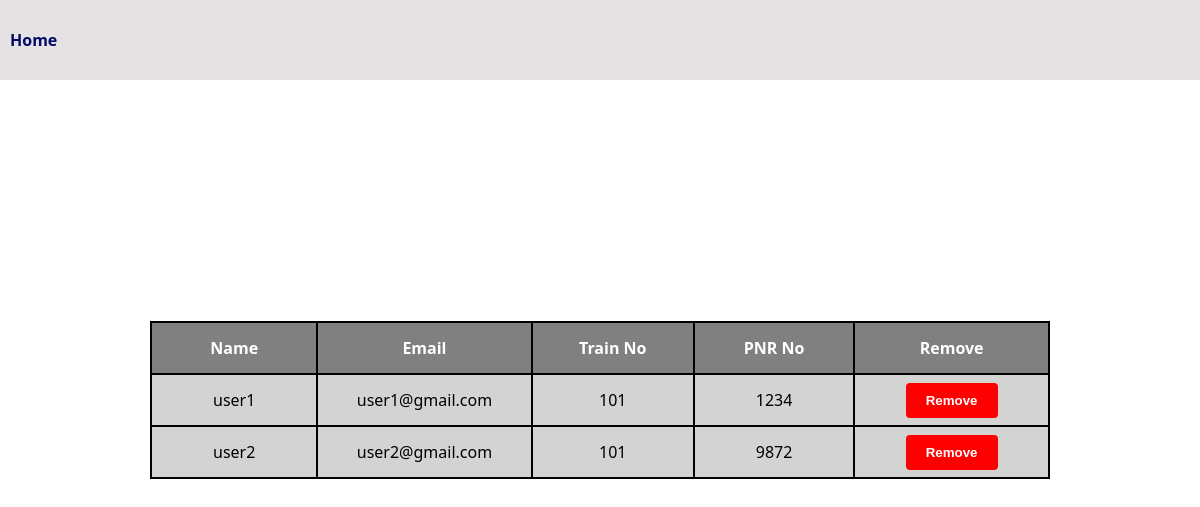
Page /user_details/ on the committed database.
### user_app/models.py (models this page shows, shortened)
class Customer(models.Model):
  username = models.CharField(max_length=25)
  email = models.EmailField()
  password = models.CharField(max_length=25)
  pnr_number = models.CharField(max_length=4)
  train_number = models.IntegerField()

### admin_app/views.py (the view)
# urls.py: path('user_details/', user_details, name='user_details'),
def user_details(request):
    customers = Customer.objects.all()
    return render(request, 'admin_watch_users.html', {'customers':customers})

### templates/admin_watch_users.html (shortened to what this page needs)
<!DOCTYPE html>
<html lang="en">
<head>
</head>
<body>
  <div class="user-details-container-in-admin-page">
    <nav>
      <div class="nav">
        <a href="{% url 'admin_app:admin_page' %}">Home</a>
      </div>
    </nav>
    <div class="user-table">
      <table class="content-table" bgcolor="black" width="900" style="text-align: center;">
          <tr bgcolor="gray" style="color: white;" height="50">
            <th width="300">Name</th>
            <th width="300">Email</th>
            <th width="300">Train No</th>
            <th width="300">PNR No</th>
            <th width="300">Remove</th>
          </tr>
          {% for i in customers %}
          <tr bgcolor="lightgray" height="50">
            <td>{{i.username}}</td>
            <td>{{i.email}}</td>
            <td>{{i.train_number}}</td>
            <td>{{i.pnr_number}}</td>
            <td><a href="{% url 'admin_app:remove_user' i.id %}"><button>Remove</button></a></td>
          </tr>
          {% endfor %}
      </table>
    </div>
</body>
</html>

### templates/admin_watch_users.html (style rules this page uses)
body { padding: 0; margin: 0; box-sizing: border-box; }
.user-details-container-in-admin-page { height: 100vh; width: 100%; display: flex; align-items: center; justify-content: center; font-family: system-ui, -apple-system, BlinkMacSystemFont, 'Segoe UI', Roboto, Oxygen, Ubuntu, Cantarell, 'Open Sans', 'Helvetica Neue', sans-serif; }
.user-details-container-in-admin-page nav { position: fixed; top: 0; }
.user-details-container-in-admin-page nav .nav { width: 100vw; height: 80px; background: rgb(228, 226, 226); display: flex; align-items: center; justify-content: start; }
.user-details-container-in-admin-page nav a { color: rgb(3, 10, 102); margin-left: 10px; text-decoration: none; font-weight: bold; font-size: 16px; margin-right: 1rem; }
.user-details-container-in-admin-page .user-table .content-table tr td button { padding: 10px 20px; border: none; border-radius: 4px; background-color: red; margin: 4px; }
.user-details-container-in-admin-page .user-table .content-table tr td a button { cursor: pointer; text-decoration: none; color: white; font-weight: bold; }

### rows in the picture
Customer: username "user1", email "user1@gmail.com", train_number "101", pnr_number "1234"
Customer: username "user2", email "user2@gmail.com", train_number "101", pnr_number "9872"
